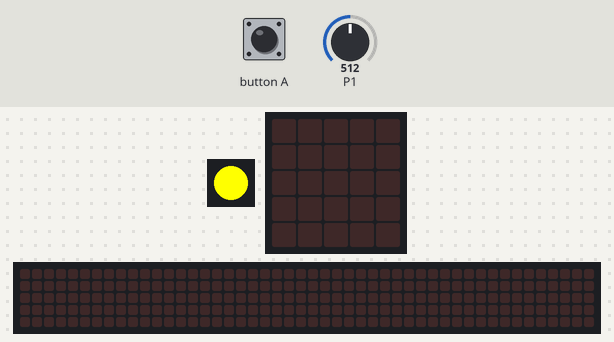
The program below on a simulated Calliope mini (MakeCode). On the bench: 1 RGB LEDs in strip order, left to right, the board's 5×5 LED display, a strip that is not on the board, showing the scrolling text unrolled. The inputs (shaded band) are chosen by the test bench; at power-on: P1 = 512 (analog values on the 0–1023 scale). The 48×5 strip is a reading aid, not a part: it shows the text the display is scrolling, unrolled, one strip-width of it at a time.

Above: at 1.2 s.
1.3 s: button A pressed for 0.15 s
At 1.52 s:
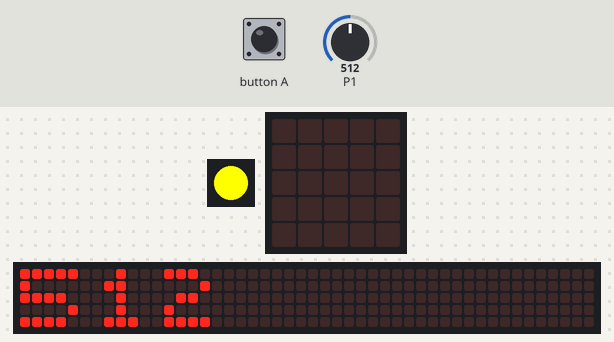
4.3 s: button A pressed for 0.15 s
At 8.9 s:
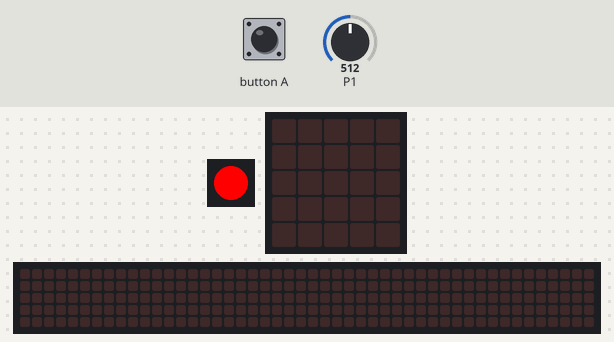
At 10.27 s:
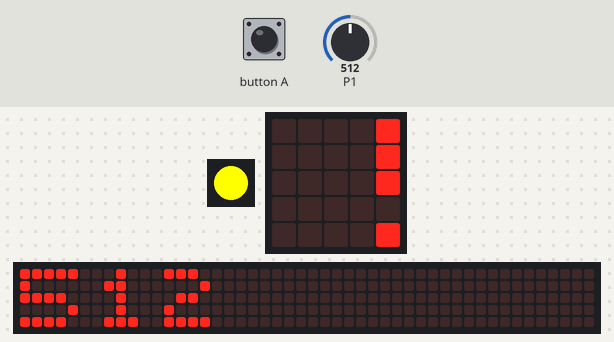
Timing chart, 0 to 15.2 s (numbered marks = the images above; inputs shaded):
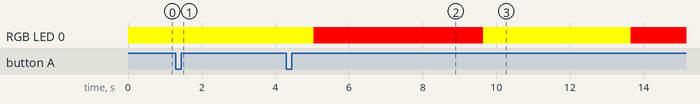

Measured:
- after the input at 1.3 s, the display: changes after 0.15 s (image 1)
- what the display in image 2 shows lasts 1.0 s, from 8.7 s to 9.7 s

The program:

main.ts
```typescript
input.onButtonEvent(Button.A, input.buttonEventClick(), function () {
    Feuchtigkeit = pins.analogReadPin(AnalogPin.P1)
    if (Feuchtigkeit <= 8) {
        basic.setLedColor(0x0000ff)
    } else if (Feuchtigkeit > 400) {
        basic.showNumber(Feuchtigkeit)
        basic.setLedColor(0xff0000)
    } else {
        basic.setLedColor(0x00ff00)
    }
    basic.showNumber(Feuchtigkeit)
    basic.pause(1000)
    basic.setLedColor(0xffff00)
    basic.showLeds(`
        . . . . .
        . . . . .
        . . . . .
        . . . . .
        . . . . .
        `)
})
let Feuchtigkeit = 0
basic.setLedColor(0xffff00)
```

test.ts
```typescript
// Hier kann man Tests durchführen; diese Datei wird nicht kompiliert, wenn dieses Paket als Erweiterung verwendet wird.
```
